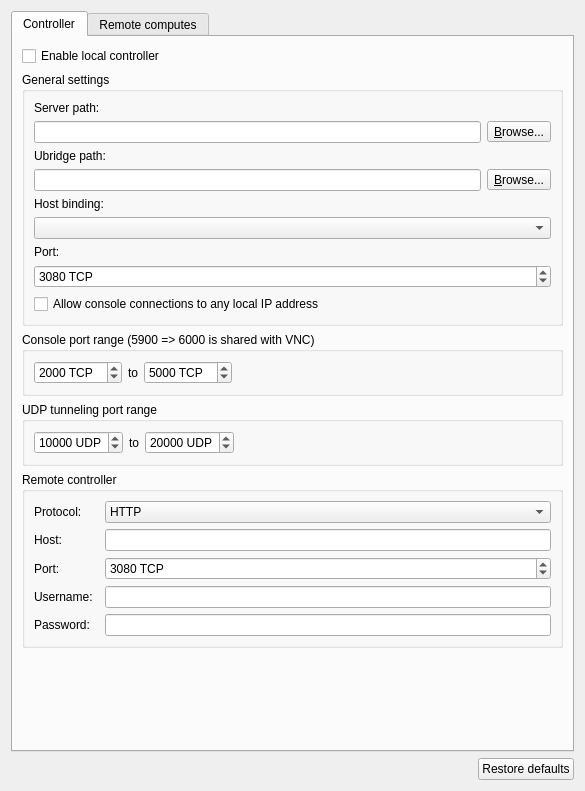
<?xml version="1.0" encoding="UTF-8"?>
<ui version="4.0">
 <class>ControllerPreferencesPageWidget</class>
 <widget class="QWidget" name="ControllerPreferencesPageWidget">
  <property name="geometry">
   <rect>
    <x>0</x>
    <y>0</y>
    <width>585</width>
    <height>791</height>
   </rect>
  </property>
  <property name="sizePolicy">
   <sizepolicy hsizetype="MinimumExpanding" vsizetype="MinimumExpanding">
    <horstretch>0</horstretch>
    <verstretch>0</verstretch>
   </sizepolicy>
  </property>
  <property name="minimumSize">
   <size>
    <width>0</width>
    <height>0</height>
   </size>
  </property>
  <property name="windowTitle">
   <string>Controller</string>
  </property>
  <layout class="QVBoxLayout" name="verticalLayout_2">
   <item>
    <widget class="QTabWidget" name="uiServerPreferenceTabWidget">
     <property name="currentIndex">
      <number>0</number>
     </property>
     <widget class="QWidget" name="uiLocalTabWidget">
      <property name="sizePolicy">
       <sizepolicy hsizetype="Preferred" vsizetype="MinimumExpanding">
        <horstretch>0</horstretch>
        <verstretch>0</verstretch>
       </sizepolicy>
      </property>
      <attribute name="title">
       <string>Controller</string>
      </attribute>
      <layout class="QVBoxLayout" name="verticalLayout">
       <item>
        <widget class="QCheckBox" name="uiLocalServerAutoStartCheckBox">
         <property name="sizePolicy">
          <sizepolicy hsizetype="Minimum" vsizetype="Fixed">
           <horstretch>0</horstretch>
           <verstretch>0</verstretch>
          </sizepolicy>
         </property>
         <property name="minimumSize">
          <size>
           <width>0</width>
           <height>0</height>
          </size>
         </property>
         <property name="text">
          <string>Enable local controller</string>
         </property>
         <property name="checked">
          <bool>false</bool>
         </property>
        </widget>
       </item>
       <item>
        <widget class="QGroupBox" name="uiGeneralSettingsGroupBox">
         <property name="title">
          <string>General settings</string>
         </property>
         <layout class="QGridLayout" name="gridLayout">
          <item row="5" column="0">
           <widget class="QComboBox" name="uiLocalServerHostComboBox"/>
          </item>
          <item row="1" column="0">
           <layout class="QHBoxLayout" name="horizontalLayout">
            <item>
             <widget class="QLineEdit" name="uiLocalServerPathLineEdit"/>
            </item>
            <item>
             <widget class="QToolButton" name="uiLocalServerToolButton">
              <property name="text">
               <string>&amp;Browse...</string>
              </property>
              <property name="toolButtonStyle">
               <enum>Qt::ToolButtonTextOnly</enum>
              </property>
             </widget>
            </item>
           </layout>
          </item>
          <item row="3" column="0">
           <layout class="QHBoxLayout" name="horizontalLayout_5">
            <item>
             <widget class="QLineEdit" name="uiUbridgePathLineEdit"/>
            </item>
            <item>
             <widget class="QToolButton" name="uiUbridgeToolButton">
              <property name="text">
               <string>&amp;Browse...</string>
              </property>
              <property name="toolButtonStyle">
               <enum>Qt::ToolButtonTextOnly</enum>
              </property>
             </widget>
            </item>
           </layout>
          </item>
          <item row="4" column="0">
           <widget class="QLabel" name="uiLocalServerHostLabel">
            <property name="text">
             <string>Host binding:</string>
            </property>
           </widget>
          </item>
          <item row="0" column="0">
           <widget class="QLabel" name="uiLocalServerPathLabel">
            <property name="text">
             <string>Server path:</string>
            </property>
           </widget>
          </item>
          <item row="2" column="0">
           <widget class="QLabel" name="uiUbridgePathLabel">
            <property name="text">
             <string>Ubridge path:</string>
            </property>
           </widget>
          </item>
          <item row="8" column="0">
           <widget class="QCheckBox" name="uiConsoleConnectionsToAnyIPCheckBox">
            <property name="text">
             <string>Allow console connections to any local IP address</string>
            </property>
           </widget>
          </item>
          <item row="7" column="0">
           <widget class="QSpinBox" name="uiLocalServerPortSpinBox">
            <property name="suffix">
             <string notr="true"> TCP</string>
            </property>
            <property name="maximum">
             <number>65535</number>
            </property>
            <property name="value">
             <number>3080</number>
            </property>
           </widget>
          </item>
          <item row="6" column="0">
           <widget class="QLabel" name="uiLocalServerPortLabel">
            <property name="text">
             <string>Port:</string>
            </property>
           </widget>
          </item>
         </layout>
        </widget>
       </item>
       <item>
        <widget class="QGroupBox" name="uiConsolePortRangeGroupBox">
         <property name="title">
          <string>Console port range (5900 =&gt; 6000 is shared with VNC)</string>
         </property>
         <layout class="QGridLayout" name="gridLayout_2">
          <item row="0" column="0">
           <layout class="QHBoxLayout" name="horizontalLayout_6">
            <item>
             <widget class="QSpinBox" name="uiConsoleStartPortSpinBox">
              <property name="suffix">
               <string notr="true"> TCP</string>
              </property>
              <property name="maximum">
               <number>65535</number>
              </property>
              <property name="value">
               <number>2000</number>
              </property>
             </widget>
            </item>
            <item>
             <widget class="QLabel" name="uiConsolePortRangeLabel">
              <property name="text">
               <string>to</string>
              </property>
             </widget>
            </item>
            <item>
             <widget class="QSpinBox" name="uiConsoleEndPortSpinBox">
              <property name="suffix">
               <string notr="true"> TCP</string>
              </property>
              <property name="maximum">
               <number>65535</number>
              </property>
              <property name="value">
               <number>5000</number>
              </property>
             </widget>
            </item>
            <item>
             <spacer name="horizontalSpacer_2">
              <property name="orientation">
               <enum>Qt::Horizontal</enum>
              </property>
              <property name="sizeType">
               <enum>QSizePolicy::MinimumExpanding</enum>
              </property>
              <property name="sizeHint" stdset="0">
               <size>
                <width>225</width>
                <height>20</height>
               </size>
              </property>
             </spacer>
            </item>
           </layout>
          </item>
         </layout>
        </widget>
       </item>
       <item>
        <widget class="QGroupBox" name="uiUDPPortRangeGroupBox">
         <property name="title">
          <string>UDP tunneling port range</string>
         </property>
         <layout class="QGridLayout" name="gridLayout_3">
          <item row="0" column="0">
           <layout class="QHBoxLayout" name="horizontalLayout_4">
            <item>
             <widget class="QSpinBox" name="uiUDPStartPortSpinBox">
              <property name="suffix">
               <string notr="true"> UDP</string>
              </property>
              <property name="maximum">
               <number>65535</number>
              </property>
              <property name="value">
               <number>10000</number>
              </property>
             </widget>
            </item>
            <item>
             <widget class="QLabel" name="uiUDPPortRangeLabel">
              <property name="text">
               <string>to</string>
              </property>
             </widget>
            </item>
            <item>
             <widget class="QSpinBox" name="uiUDPEndPortSpinBox">
              <property name="suffix">
               <string notr="true"> UDP</string>
              </property>
              <property name="maximum">
               <number>65535</number>
              </property>
              <property name="value">
               <number>20000</number>
              </property>
             </widget>
            </item>
            <item>
             <spacer name="horizontalSpacer_4">
              <property name="orientation">
               <enum>Qt::Horizontal</enum>
              </property>
              <property name="sizeType">
               <enum>QSizePolicy::MinimumExpanding</enum>
              </property>
              <property name="sizeHint" stdset="0">
               <size>
                <width>40</width>
                <height>20</height>
               </size>
              </property>
             </spacer>
            </item>
           </layout>
          </item>
         </layout>
        </widget>
       </item>
       <item>
        <widget class="QGroupBox" name="uiRemoteMainServerGroupBox">
         <property name="title">
          <string>Remote controller</string>
         </property>
         <layout class="QGridLayout" name="gridLayout_4">
          <item row="1" column="0">
           <widget class="QLabel" name="label_2">
            <property name="text">
             <string>Host:</string>
            </property>
           </widget>
          </item>
          <item row="3" column="2">
           <widget class="QLineEdit" name="uiRemoteMainServerUserLineEdit"/>
          </item>
          <item row="4" column="2">
           <widget class="QLineEdit" name="uiRemoteMainServerPasswordLineEdit">
            <property name="echoMode">
             <enum>QLineEdit::Password</enum>
            </property>
           </widget>
          </item>
          <item row="4" column="0" colspan="2">
           <widget class="QLabel" name="label_5">
            <property name="text">
             <string>Password:</string>
            </property>
           </widget>
          </item>
          <item row="0" column="0">
           <widget class="QLabel" name="uiRemoteMainServerProtocolLabel">
            <property name="text">
             <string>Protocol:</string>
            </property>
           </widget>
          </item>
          <item row="3" column="0">
           <widget class="QLabel" name="label_4">
            <property name="text">
             <string>Username:</string>
            </property>
           </widget>
          </item>
          <item row="2" column="0">
           <widget class="QLabel" name="label_3">
            <property name="text">
             <string>Port:</string>
            </property>
           </widget>
          </item>
          <item row="2" column="2">
           <widget class="QSpinBox" name="uiRemoteMainServerPortSpinBox">
            <property name="sizePolicy">
             <sizepolicy hsizetype="Expanding" vsizetype="Preferred">
              <horstretch>0</horstretch>
              <verstretch>0</verstretch>
             </sizepolicy>
            </property>
            <property name="suffix">
             <string> TCP</string>
            </property>
            <property name="maximum">
             <number>65535</number>
            </property>
            <property name="value">
             <number>3080</number>
            </property>
           </widget>
          </item>
          <item row="1" column="2">
           <widget class="QLineEdit" name="uiRemoteMainServerHostLineEdit"/>
          </item>
          <item row="0" column="2">
           <widget class="QComboBox" name="uiRemoteMainServerProtocolComboBox">
            <item>
             <property name="text">
              <string>HTTP</string>
             </property>
            </item>
            <item>
             <property name="text">
              <string>HTTPS</string>
             </property>
            </item>
           </widget>
          </item>
         </layout>
        </widget>
       </item>
       <item>
        <spacer name="verticalSpacer">
         <property name="orientation">
          <enum>Qt::Vertical</enum>
         </property>
         <property name="sizeHint" stdset="0">
          <size>
           <width>10</width>
           <height>10</height>
          </size>
         </property>
        </spacer>
       </item>
      </layout>
      <zorder>uiGeneralSettingsGroupBox</zorder>
      <zorder>uiConsolePortRangeGroupBox</zorder>
      <zorder>uiUDPPortRangeGroupBox</zorder>
      <zorder>uiLocalServerAutoStartCheckBox</zorder>
      <zorder>uiRemoteMainServerGroupBox</zorder>
      <zorder>verticalSpacer</zorder>
     </widget>
     <widget class="QWidget" name="uiRemoteTabWidget">
      <property name="sizePolicy">
       <sizepolicy hsizetype="Preferred" vsizetype="MinimumExpanding">
        <horstretch>0</horstretch>
        <verstretch>0</verstretch>
       </sizepolicy>
      </property>
      <attribute name="title">
       <string>Remote computes</string>
      </attribute>
      <layout class="QGridLayout" name="gridLayout_5">
       <property name="leftMargin">
        <number>10</number>
       </property>
       <property name="topMargin">
        <number>10</number>
       </property>
       <property name="rightMargin">
        <number>10</number>
       </property>
       <property name="bottomMargin">
        <number>10</number>
       </property>
       <item row="0" column="0" colspan="2">
        <widget class="QTreeWidget" name="uiRemoteServersTreeWidget">
         <property name="sizePolicy">
          <sizepolicy hsizetype="MinimumExpanding" vsizetype="MinimumExpanding">
           <horstretch>0</horstretch>
           <verstretch>0</verstretch>
          </sizepolicy>
         </property>
         <property name="columnCount">
          <number>5</number>
         </property>
         <column>
          <property name="text">
           <string>Name</string>
          </property>
         </column>
         <column>
          <property name="text">
           <string notr="true">Protocol</string>
          </property>
         </column>
         <column>
          <property name="text">
           <string notr="true">Host</string>
          </property>
         </column>
         <column>
          <property name="text">
           <string notr="true">Port</string>
          </property>
         </column>
         <column>
          <property name="text">
           <string>Username</string>
          </property>
         </column>
        </widget>
       </item>
       <item row="1" column="0" colspan="2">
        <layout class="QHBoxLayout" name="horizontalLayout_3">
         <item>
          <widget class="QPushButton" name="uiAddRemoteServerPushButton">
           <property name="text">
            <string>&amp;Add</string>
           </property>
          </widget>
         </item>
         <item>
          <widget class="QPushButton" name="uiUpdateRemoteServerPushButton">
           <property name="enabled">
            <bool>false</bool>
           </property>
           <property name="text">
            <string>Edit</string>
           </property>
          </widget>
         </item>
         <item>
          <widget class="QPushButton" name="uiDeleteRemoteServerPushButton">
           <property name="enabled">
            <bool>false</bool>
           </property>
           <property name="text">
            <string>&amp;Delete</string>
           </property>
          </widget>
         </item>
         <item>
          <spacer name="horizontalSpacer_3">
           <property name="orientation">
            <enum>Qt::Horizontal</enum>
           </property>
           <property name="sizeHint" stdset="0">
            <size>
             <width>40</width>
             <height>20</height>
            </size>
           </property>
          </spacer>
         </item>
        </layout>
       </item>
       <item row="3" column="0">
        <spacer name="verticalSpacer_3">
         <property name="orientation">
          <enum>Qt::Vertical</enum>
         </property>
         <property name="sizeHint" stdset="0">
          <size>
           <width>20</width>
           <height>5</height>
          </size>
         </property>
        </spacer>
       </item>
       <item row="2" column="0">
        <widget class="QCheckBox" name="uiDynamicComputeAllocationCheckBox">
         <property name="text">
          <string>Allow controller to dynamically allocate computes</string>
         </property>
        </widget>
       </item>
      </layout>
      <zorder>uiRemoteServersTreeWidget</zorder>
      <zorder>verticalSpacer_3</zorder>
      <zorder>uiDynamicComputeAllocationCheckBox</zorder>
     </widget>
    </widget>
   </item>
   <item>
    <layout class="QHBoxLayout" name="horizontalLayout_2">
     <item>
      <spacer name="horizontalSpacer">
       <property name="orientation">
        <enum>Qt::Horizontal</enum>
       </property>
       <property name="sizeHint" stdset="0">
        <size>
         <width>40</width>
         <height>20</height>
        </size>
       </property>
      </spacer>
     </item>
     <item>
      <widget class="QPushButton" name="uiRestoreDefaultsPushButton">
       <property name="text">
        <string>Restore defaults</string>
       </property>
      </widget>
     </item>
    </layout>
   </item>
  </layout>
 </widget>
 <tabstops>
  <tabstop>uiServerPreferenceTabWidget</tabstop>
  <tabstop>uiLocalServerAutoStartCheckBox</tabstop>
  <tabstop>uiLocalServerPathLineEdit</tabstop>
  <tabstop>uiLocalServerToolButton</tabstop>
  <tabstop>uiUbridgePathLineEdit</tabstop>
  <tabstop>uiUbridgeToolButton</tabstop>
  <tabstop>uiLocalServerHostComboBox</tabstop>
  <tabstop>uiLocalServerPortSpinBox</tabstop>
  <tabstop>uiConsoleConnectionsToAnyIPCheckBox</tabstop>
  <tabstop>uiConsoleStartPortSpinBox</tabstop>
  <tabstop>uiConsoleEndPortSpinBox</tabstop>
  <tabstop>uiUDPStartPortSpinBox</tabstop>
  <tabstop>uiUDPEndPortSpinBox</tabstop>
  <tabstop>uiRemoteServersTreeWidget</tabstop>
  <tabstop>uiAddRemoteServerPushButton</tabstop>
  <tabstop>uiDeleteRemoteServerPushButton</tabstop>
 </tabstops>
 <resources/>
 <connections/>
 <designerdata>
  <property name="gridDeltaX">
   <number>10</number>
  </property>
  <property name="gridDeltaY">
   <number>10</number>
  </property>
  <property name="gridSnapX">
   <bool>true</bool>
  </property>
  <property name="gridSnapY">
   <bool>true</bool>
  </property>
  <property name="gridVisible">
   <bool>true</bool>
  </property>
 </designerdata>
</ui>
